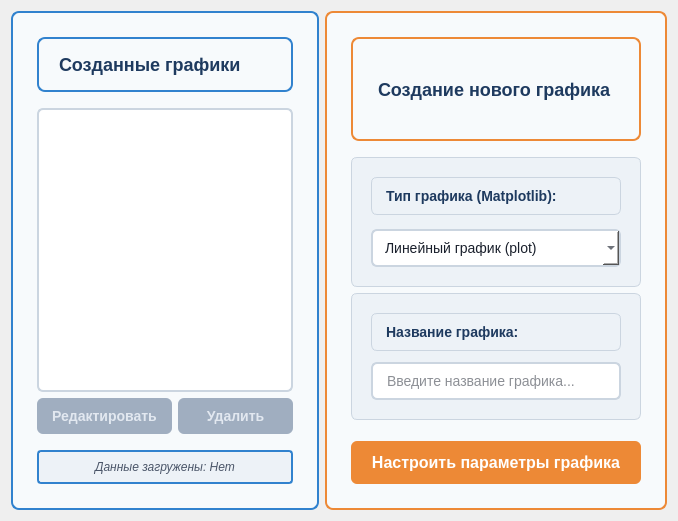
          <widget class="QWidget" name="charts_setup_page">
           <layout class="QHBoxLayout" name="horizontalLayout_main">
            <item>
             <widget class="QFrame" name="left_frame">
              <property name="styleSheet">
               <string notr="true">QFrame {
    background-color: #f7fafc;
    border: 2px solid #3182ce;
    border-radius: 8px;
    padding: 15px;
}</string>
              </property>
              <layout class="QVBoxLayout" name="verticalLayout_left">
               <item>
                <widget class="QLabel" name="label_charts_list">
                 <property name="styleSheet">
                  <string notr="true">color: #1e3a5f;
font-size: 18px;
font-weight: bold;
text-align: center;
margin-bottom: 10px;</string>
                 </property>
                 <property name="text">
                  <string>Созданные графики</string>
                 </property>
                </widget>
               </item>
               <item>
                <widget class="QListWidget" name="charts_listwidget">
                 <property name="styleSheet">
                  <string notr="true">QListWidget {
    background-color: white;
    border: 2px solid #cbd5e0;
    border-radius: 6px;
    font-size: 14px;
    min-height: 250px;
}
QListWidget::item {
    padding: 12px 15px;
    border-bottom: 1px solid #e2e8f0;
    font-size: 14px;
}
QListWidget::item:selected {
    background-color: #3182ce;
    color: white;
    border-radius: 4px;
    font-weight: bold;
}
QListWidget::item:hover:!selected {
    background-color: #e2e8f0;
    border-radius: 4px;
}</string>
                 </property>
                 <property name="selectionMode">
                  <enum>QAbstractItemView::SingleSelection</enum>
                 </property>
                </widget>
               </item>
               <item>
                <layout class="QHBoxLayout" name="horizontalLayout_actions">
                 <item>
                  <widget class="QPushButton" name="btn_edit_chart">
                   <property name="enabled">
                    <bool>false</bool>
                   </property>
                   <property name="styleSheet">
                    <string notr="true">QPushButton {
    background-color: #3182ce;
    color: white;
    border: none;
    padding: 10px 15px;
    border-radius: 6px;
    font-weight: bold;
    font-size: 14px;
}
QPushButton:hover {
    background-color: #2c5282;
}
QPushButton:pressed {
    background-color: #1e3a5f;
}
QPushButton:disabled {
    background: #a0aec0;
    color: #e2e8f0;
}</string>
                   </property>
                   <property name="text">
                    <string>Редактировать</string>
                   </property>
                  </widget>
                 </item>
                 <item>
                  <widget class="QPushButton" name="btn_remove_chart">
                   <property name="enabled">
                    <bool>false</bool>
                   </property>
                   <property name="styleSheet">
                    <string notr="true">QPushButton {
    background-color: #e53e3e;
    color: white;
    border: none;
    padding: 10px 15px;
    border-radius: 6px;
    font-weight: bold;
    font-size: 14px;
}
QPushButton:hover {
    background-color: #c53030;
}
QPushButton:pressed {
    background-color: #9b2c2c;
}
QPushButton:disabled {
    background: #a0aec0;
    color: #e2e8f0;
}</string>
                   </property>
                   <property name="text">
                    <string>Удалить</string>
                   </property>
                  </widget>
                 </item>
                </layout>
               </item>
               <item>
                <widget class="QLabel" name="label_data_info">
                 <property name="styleSheet">
                  <string notr="true">color: #4a5568;
font-size: 12px;
font-style: italic;
margin-top: 10px;
padding: 8px;
background-color: #edf2f7;
border-radius: 4px;</string>
                 </property>
                 <property name="text">
                  <string>Данные загружены: Нет</string>
                 </property>
                 <property name="alignment">
                  <set>Qt::AlignCenter</set>
                 </property>
                </widget>
               </item>
              </layout>
             </widget>
            </item>
            <item>
             <widget class="QFrame" name="right_frame">
              <property name="styleSheet">
               <string notr="true">QFrame {
    background-color: #f7fafc;
    border: 2px solid #ed8936;
    border-radius: 8px;
    padding: 15px;
}</string>
              </property>
              <layout class="QVBoxLayout" name="verticalLayout_right">
               <item>
                <widget class="QLabel" name="label_chart_setup">
                 <property name="styleSheet">
                  <string notr="true">color: #1e3a5f;
font-size: 18px;
font-weight: bold;
text-align: center;
margin-bottom: 10px;</string>
                 </property>
                 <property name="text">
                  <string> Создание нового графика</string>
                 </property>
                </widget>
               </item>
               <item>
                <widget class="QFrame" name="chart_type_frame">
                 <property name="styleSheet">
                  <string notr="true">QFrame {
    background-color: #edf2f7;
    border: 1px solid #cbd5e0;
    border-radius: 6px;
    padding: 10px;
}</string>
                 </property>
                 <layout class="QVBoxLayout" name="verticalLayout_chart_type">
                  <item>
                   <widget class="QLabel" name="label_chart_type">
                    <property name="styleSheet">
                     <string notr="true">color: #1e3a5f;
font-size: 14px;
font-weight: bold;
margin-bottom: 8px;</string>
                    </property>
                    <property name="text">
                     <string>Тип графика (Matplotlib):</string>
                    </property>
                   </widget>
                  </item>
                  <item>
                   <widget class="QComboBox" name="chart_type_combo">
                    <property name="styleSheet">
                     <string notr="true">QComboBox {
    background-color: white;
    border: 2px solid #cbd5e0;
    border-radius: 6px;
    padding: 8px 12px;
    font-size: 14px;
    color: #1a202c;
}
QComboBox:focus {
    border-color: #3182ce;
    background-color: #f0f8ff;
}</string>
                    </property>
                    <item>
                     <property name="text">
                      <string>Линейный график (plot)</string>
                     </property>
                    </item>
                    <item>
                     <property name="text">
                      <string>Столбчатая диаграмма (bar)</string>
                     </property>
                    </item>
                    <item>
                     <property name="text">
                      <string>Круговая диаграмма (pie)</string>
                     </property>
                    </item>
                    <item>
                     <property name="text">
                      <string>Гистограмма (hist)</string>
                     </property>
                    </item>
                    <item>
                     <property name="text">
                      <string>Диаграмма рассеяния (scatter)</string>
                     </property>
                    </item>
                    <item>
                     <property name="text">
                      <string>Box Plot (boxplot)</string>
                     </property>
                    </item>
                   </widget>
                  </item>
                 </layout>
                </widget>
               </item>
               <item>
                <widget class="QFrame" name="basic_settings_frame">
                 <property name="styleSheet">
                  <string notr="true">QFrame {
    background-color: #edf2f7;
    border: 1px solid #cbd5e0;
    border-radius: 6px;
    padding: 10px;
}</string>
                 </property>
                 <layout class="QVBoxLayout" name="verticalLayout_basic">
                  <item>
                   <widget class="QLabel" name="label_chart_title">
                    <property name="styleSheet">
                     <string notr="true">color: #1e3a5f;
font-size: 14px;
font-weight: bold;
margin-bottom: 5px;</string>
                    </property>
                    <property name="text">
                     <string>Название графика:</string>
                    </property>
                   </widget>
                  </item>
                  <item>
                   <widget class="QLineEdit" name="chart_title_edit">
                    <property name="styleSheet">
                     <string notr="true">QLineEdit {
    background-color: white;
    border: 2px solid #cbd5e0;
    border-radius: 6px;
    padding: 8px 12px;
    font-size: 14px;
    color: #1a202c;
}
QLineEdit:focus {
    border-color: #3182ce;
    background-color: #f0f8ff;
}</string>
                    </property>
                    <property name="placeholderText">
                     <string>Введите название графика...</string>
                    </property>
                   </widget>
                  </item>
                 </layout>
                </widget>
               </item>
               <item>
                <widget class="QPushButton" name="btn_configure_chart">
                 <property name="styleSheet">
                  <string notr="true">QPushButton {
    background-color: #ed8936;
    color: white;
    border: none;
    padding: 12px 20px;
    border-radius: 6px;
    font-weight: bold;
    font-size: 16px;
    margin-top: 15px;
}
QPushButton:hover {
    background-color: #dd7724;
}
QPushButton:pressed {
    background-color: #c0651f;
}
QPushButton:disabled {
    background: #a0aec0;
    color: #e2e8f0;
}</string>
                 </property>
                 <property name="text">
                  <string>Настроить параметры графика</string>
                 </property>
                </widget>
               </item>
              </layout>
             </widget>
            </item>
           </layout>
          </widget>
